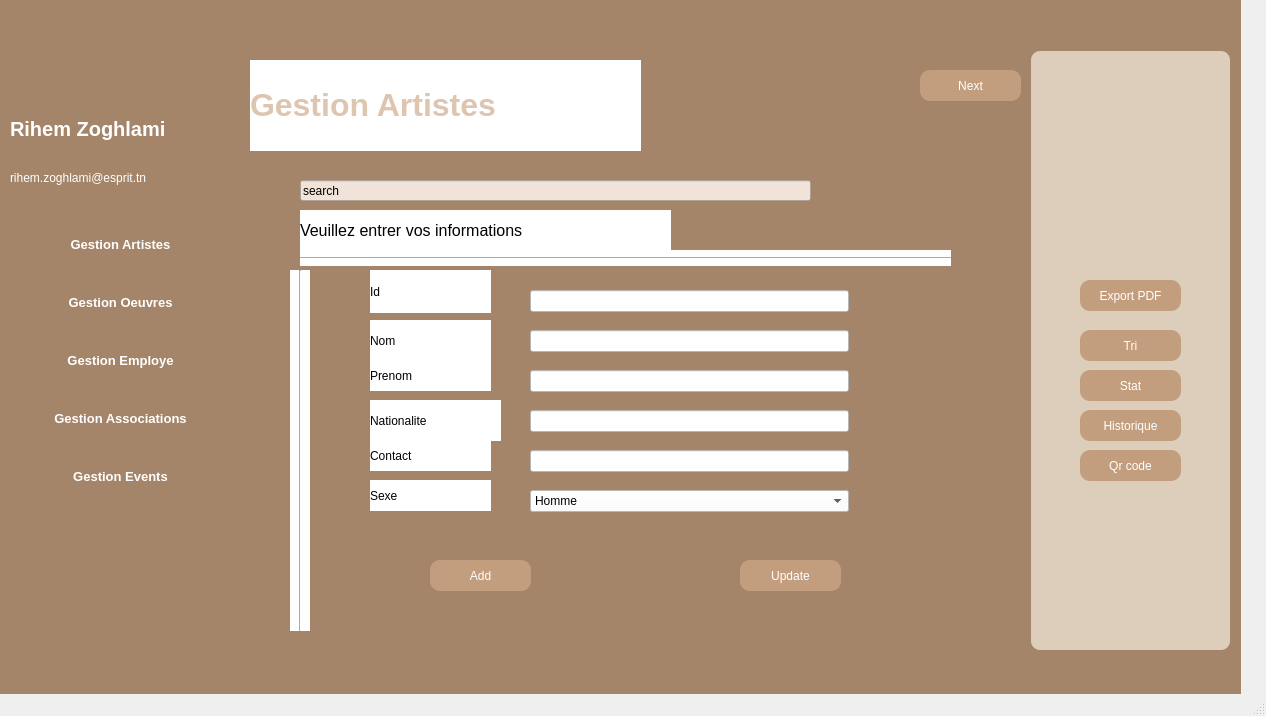
<?xml version="1.0" encoding="UTF-8"?>
<ui version="4.0">
 <class>MainWindow</class>
 <widget class="QMainWindow" name="MainWindow">
  <property name="geometry">
   <rect>
    <x>0</x>
    <y>0</y>
    <width>1266</width>
    <height>716</height>
   </rect>
  </property>
  <property name="windowTitle">
   <string>MainWindow</string>
  </property>
  <widget class="QWidget" name="centralwidget">
   <widget class="QWidget" name="widget" native="true">
    <property name="geometry">
     <rect>
      <x>0</x>
      <y>0</y>
      <width>1241</width>
      <height>711</height>
     </rect>
    </property>
    <property name="styleSheet">
     <string notr="true">background-color: rgb(164, 133, 105);</string>
    </property>
    <widget class="QStackedWidget" name="stackedWidget">
     <property name="geometry">
      <rect>
       <x>230</x>
       <y>50</y>
       <width>801</width>
       <height>601</height>
      </rect>
     </property>
     <property name="minimumSize">
      <size>
       <width>100</width>
       <height>0</height>
      </size>
     </property>
     <property name="styleSheet">
      <string notr="true">QStackedWidget &gt; QWidget {
    background-color: #FFFFFF; /* Couleur de fond blanche */
    border-radius: 10px; /* Bordures arrondies */
    border: 2px solid #CCCCCC; /* Bordure grise */
    box-shadow: 2px 2px 5px rgba(0, 0, 0, 0.1); /* Ombre douce */
}
</string>
     </property>
     <property name="currentIndex">
      <number>0</number>
     </property>
     <widget class="QWidget" name="page">
      <widget class="Line" name="line">
       <property name="geometry">
        <rect>
         <x>70</x>
         <y>200</y>
         <width>651</width>
         <height>16</height>
        </rect>
       </property>
       <property name="styleSheet">
        <string notr="true">background-color: rgb(255, 255, 255);</string>
       </property>
       <property name="orientation">
        <enum>Qt::Horizontal</enum>
       </property>
      </widget>
      <widget class="Line" name="line_2">
       <property name="geometry">
        <rect>
         <x>60</x>
         <y>220</y>
         <width>20</width>
         <height>361</height>
        </rect>
       </property>
       <property name="styleSheet">
        <string notr="true">background-color: rgb(255, 255, 255);</string>
       </property>
       <property name="orientation">
        <enum>Qt::Vertical</enum>
       </property>
      </widget>
      <widget class="QLabel" name="label_4">
       <property name="geometry">
        <rect>
         <x>70</x>
         <y>160</y>
         <width>371</width>
         <height>41</height>
        </rect>
       </property>
       <property name="styleSheet">
        <string notr="true">background-color: rgb(255, 255, 255);</string>
       </property>
       <property name="text">
        <string>&lt;html&gt;&lt;head/&gt;&lt;body&gt;&lt;p&gt;&lt;span style=&quot; font-size:12pt;&quot;&gt;Veuillez entrer vos informations&lt;/span&gt;&lt;/p&gt;&lt;/body&gt;&lt;/html&gt;</string>
       </property>
      </widget>
      <widget class="QLabel" name="label_6">
       <property name="geometry">
        <rect>
         <x>20</x>
         <y>10</y>
         <width>391</width>
         <height>91</height>
        </rect>
       </property>
       <property name="font">
        <font>
         <pointsize>14</pointsize>
         <weight>75</weight>
         <bold>true</bold>
        </font>
       </property>
       <property name="styleSheet">
        <string notr="true">background-color: rgb(255, 255, 255);</string>
       </property>
       <property name="text">
        <string>&lt;html&gt;&lt;head/&gt;&lt;body&gt;&lt;p&gt;&lt;span style=&quot; font-size:24pt; color:#ddc5b0;&quot;&gt;Gestion Artistes&lt;/span&gt;&lt;/p&gt;&lt;/body&gt;&lt;/html&gt;</string>
       </property>
      </widget>
      <widget class="QLineEdit" name="search_1">
       <property name="geometry">
        <rect>
         <x>70</x>
         <y>130</y>
         <width>511</width>
         <height>21</height>
        </rect>
       </property>
       <property name="styleSheet">
        <string notr="true">background-color: rgb(241, 227, 215);</string>
       </property>
       <property name="text">
        <string>search</string>
       </property>
      </widget>
      <widget class="QPushButton" name="add_r">
       <property name="geometry">
        <rect>
         <x>200</x>
         <y>510</y>
         <width>101</width>
         <height>31</height>
        </rect>
       </property>
       <property name="styleSheet">
        <string notr="true">QPushButton
{
border-radius:10px;
background-color:#C29E7E;
color:white;
}
QPushButton:pressed{
padding-left:5px;
padding-top:5px;
background-color: #C29E7E;


}</string>
       </property>
       <property name="text">
        <string>Add</string>
       </property>
      </widget>
      <widget class="QPushButton" name="update_r">
       <property name="geometry">
        <rect>
         <x>510</x>
         <y>510</y>
         <width>101</width>
         <height>31</height>
        </rect>
       </property>
       <property name="styleSheet">
        <string notr="true">QPushButton
{
border-radius:10px;
background-color:#C29E7E;
color:white;
}
QPushButton:pressed{
padding-left:5px;
padding-top:5px;
background-color: #C29E7E;


}</string>
       </property>
       <property name="text">
        <string>Update</string>
       </property>
      </widget>
      <widget class="QPushButton" name="next_r">
       <property name="geometry">
        <rect>
         <x>690</x>
         <y>20</y>
         <width>101</width>
         <height>31</height>
        </rect>
       </property>
       <property name="styleSheet">
        <string notr="true">QPushButton
{
border-radius:10px;
background-color:#C29E7E;
color:white;
}
QPushButton:pressed{
padding-left:5px;
padding-top:5px;
background-color: #C29E7E;


}</string>
       </property>
       <property name="text">
        <string>Next</string>
       </property>
      </widget>
      <widget class="QLineEdit" name="Id_r">
       <property name="geometry">
        <rect>
         <x>300</x>
         <y>240</y>
         <width>319</width>
         <height>22</height>
        </rect>
       </property>
       <property name="styleSheet">
        <string notr="true">background-color: rgb(255, 255, 255);</string>
       </property>
      </widget>
      <widget class="QLineEdit" name="nom_r">
       <property name="geometry">
        <rect>
         <x>300</x>
         <y>280</y>
         <width>319</width>
         <height>22</height>
        </rect>
       </property>
       <property name="styleSheet">
        <string notr="true">background-color: rgb(255, 255, 255);</string>
       </property>
      </widget>
      <widget class="QLineEdit" name="prenom_r">
       <property name="geometry">
        <rect>
         <x>300</x>
         <y>320</y>
         <width>319</width>
         <height>22</height>
        </rect>
       </property>
       <property name="styleSheet">
        <string notr="true">background-color: rgb(255, 255, 255);</string>
       </property>
      </widget>
      <widget class="QLineEdit" name="nationalite_r">
       <property name="geometry">
        <rect>
         <x>300</x>
         <y>360</y>
         <width>319</width>
         <height>22</height>
        </rect>
       </property>
       <property name="styleSheet">
        <string notr="true">background-color: rgb(255, 255, 255);</string>
       </property>
      </widget>
      <widget class="QLineEdit" name="contact_r">
       <property name="geometry">
        <rect>
         <x>300</x>
         <y>400</y>
         <width>319</width>
         <height>22</height>
        </rect>
       </property>
       <property name="styleSheet">
        <string notr="true">background-color: rgb(255, 255, 255);</string>
       </property>
      </widget>
      <widget class="QComboBox" name="sexe_r">
       <property name="geometry">
        <rect>
         <x>300</x>
         <y>440</y>
         <width>319</width>
         <height>22</height>
        </rect>
       </property>
       <property name="styleSheet">
        <string notr="true">background-color: rgb(255, 255, 255);</string>
       </property>
       <item>
        <property name="text">
         <string>Homme</string>
        </property>
       </item>
       <item>
        <property name="text">
         <string>Femme</string>
        </property>
       </item>
      </widget>
      <widget class="QLabel" name="label_7">
       <property name="geometry">
        <rect>
         <x>140</x>
         <y>220</y>
         <width>121</width>
         <height>43</height>
        </rect>
       </property>
       <property name="minimumSize">
        <size>
         <width>13</width>
         <height>13</height>
        </size>
       </property>
       <property name="sizeIncrement">
        <size>
         <width>12</width>
         <height>50</height>
        </size>
       </property>
       <property name="styleSheet">
        <string notr="true">background-color: rgb(255, 255, 255);
font: 14pt &quot;MS Shell Dlg 2&quot;;</string>
       </property>
       <property name="text">
        <string>Id</string>
       </property>
      </widget>
      <widget class="QLabel" name="label_8">
       <property name="geometry">
        <rect>
         <x>140</x>
         <y>270</y>
         <width>121</width>
         <height>41</height>
        </rect>
       </property>
       <property name="styleSheet">
        <string notr="true">background-color: rgb(255, 255, 255);
font: 14pt &quot;MS Shell Dlg 2&quot;;</string>
       </property>
       <property name="text">
        <string>Nom</string>
       </property>
      </widget>
      <widget class="QLabel" name="label_9">
       <property name="geometry">
        <rect>
         <x>140</x>
         <y>310</y>
         <width>121</width>
         <height>31</height>
        </rect>
       </property>
       <property name="styleSheet">
        <string notr="true">background-color: rgb(255, 255, 255);
font: 14pt &quot;MS Shell Dlg 2&quot;;</string>
       </property>
       <property name="text">
        <string>Prenom</string>
       </property>
      </widget>
      <widget class="QLabel" name="label_10">
       <property name="geometry">
        <rect>
         <x>140</x>
         <y>350</y>
         <width>131</width>
         <height>41</height>
        </rect>
       </property>
       <property name="styleSheet">
        <string notr="true">background-color: rgb(255, 255, 255);
font: 14pt &quot;MS Shell Dlg 2&quot;;</string>
       </property>
       <property name="text">
        <string>Nationalite</string>
       </property>
      </widget>
      <widget class="QLabel" name="label_12">
       <property name="geometry">
        <rect>
         <x>140</x>
         <y>390</y>
         <width>121</width>
         <height>31</height>
        </rect>
       </property>
       <property name="styleSheet">
        <string notr="true">background-color: rgb(255, 255, 255);
font: 14pt &quot;MS Shell Dlg 2&quot;;</string>
       </property>
       <property name="text">
        <string>Contact</string>
       </property>
      </widget>
      <widget class="QLabel" name="label_11">
       <property name="geometry">
        <rect>
         <x>140</x>
         <y>430</y>
         <width>121</width>
         <height>31</height>
        </rect>
       </property>
       <property name="styleSheet">
        <string notr="true">background-color: rgb(255, 255, 255);
font: 14pt &quot;MS Shell Dlg 2&quot;;</string>
       </property>
       <property name="text">
        <string>Sexe</string>
       </property>
      </widget>
     </widget>
     <widget class="QWidget" name="page_2">
      <widget class="QLabel" name="label_5">
       <property name="geometry">
        <rect>
         <x>20</x>
         <y>10</y>
         <width>401</width>
         <height>91</height>
        </rect>
       </property>
       <property name="font">
        <font>
         <pointsize>14</pointsize>
         <weight>75</weight>
         <bold>true</bold>
        </font>
       </property>
       <property name="styleSheet">
        <string notr="true">background-color: rgb(255, 255, 255);</string>
       </property>
       <property name="text">
        <string>&lt;html&gt;&lt;head/&gt;&lt;body&gt;&lt;p&gt;&lt;span style=&quot; font-size:24pt; color:#ddc5b0;&quot;&gt;Gestion Artistes&lt;/span&gt;&lt;/p&gt;&lt;/body&gt;&lt;/html&gt;</string>
       </property>
      </widget>
      <widget class="QLabel" name="label">
       <property name="geometry">
        <rect>
         <x>50</x>
         <y>150</y>
         <width>301</width>
         <height>51</height>
        </rect>
       </property>
       <property name="styleSheet">
        <string notr="true">background-color: rgb(255, 255, 255);</string>
       </property>
       <property name="text">
        <string>&lt;html&gt;&lt;head/&gt;&lt;body&gt;&lt;p&gt;&lt;span style=&quot; font-size:18pt; color:#000000;&quot;&gt;Liste des Artistes&lt;/span&gt;&lt;/p&gt;&lt;/body&gt;&lt;/html&gt;</string>
       </property>
      </widget>
      <widget class="Line" name="line_3">
       <property name="geometry">
        <rect>
         <x>50</x>
         <y>200</y>
         <width>711</width>
         <height>16</height>
        </rect>
       </property>
       <property name="styleSheet">
        <string notr="true">background-color: rgb(255, 255, 255);</string>
       </property>
       <property name="orientation">
        <enum>Qt::Horizontal</enum>
       </property>
      </widget>
      <widget class="Line" name="line_4">
       <property name="geometry">
        <rect>
         <x>40</x>
         <y>220</y>
         <width>20</width>
         <height>311</height>
        </rect>
       </property>
       <property name="styleSheet">
        <string notr="true">background-color: rgb(255, 255, 255);</string>
       </property>
       <property name="orientation">
        <enum>Qt::Vertical</enum>
       </property>
      </widget>
      <widget class="QTableView" name="tableArtiste">
       <property name="geometry">
        <rect>
         <x>60</x>
         <y>220</y>
         <width>701</width>
         <height>311</height>
        </rect>
       </property>
       <property name="styleSheet">
        <string notr="true">background-color: rgb(241, 227, 215);</string>
       </property>
      </widget>
      <widget class="QLineEdit" name="search_2">
       <property name="geometry">
        <rect>
         <x>50</x>
         <y>120</y>
         <width>541</width>
         <height>21</height>
        </rect>
       </property>
       <property name="styleSheet">
        <string notr="true">background-color: rgb(241, 227, 215);</string>
       </property>
       <property name="text">
        <string>search</string>
       </property>
      </widget>
      <widget class="QPushButton" name="back_r">
       <property name="geometry">
        <rect>
         <x>690</x>
         <y>20</y>
         <width>101</width>
         <height>31</height>
        </rect>
       </property>
       <property name="styleSheet">
        <string notr="true">QPushButton
{
border-radius:10px;
background-color:#C29E7E;
color:white;
}
QPushButton:pressed{
padding-left:5px;
padding-top:5px;
background-color: #C29E7E;


}</string>
       </property>
       <property name="text">
        <string>Back</string>
       </property>
      </widget>
      <widget class="QPushButton" name="delete_r">
       <property name="geometry">
        <rect>
         <x>520</x>
         <y>540</y>
         <width>158</width>
         <height>41</height>
        </rect>
       </property>
       <property name="styleSheet">
        <string notr="true">QPushButton
{
border-radius:10px;
background-color:#C29E7E;
color:white;
}
QPushButton:pressed{
padding-left:5px;
padding-top:5px;
background-color: #C29E7E;


}</string>
       </property>
       <property name="text">
        <string>Delete</string>
       </property>
      </widget>
      <widget class="QLineEdit" name="artistesup">
       <property name="geometry">
        <rect>
         <x>140</x>
         <y>550</y>
         <width>361</width>
         <height>22</height>
        </rect>
       </property>
       <property name="styleSheet">
        <string notr="true">background-color: rgb(255, 255, 255);</string>
       </property>
      </widget>
     </widget>
    </widget>
    <widget class="QWidget" name="widget_2" native="true">
     <property name="geometry">
      <rect>
       <x>1030</x>
       <y>50</y>
       <width>201</width>
       <height>601</height>
      </rect>
     </property>
     <property name="styleSheet">
      <string notr="true">/* Style pour la widget 2 */
QWidget#widget_2 {
    background-color: rgb(221, 205, 187); /* Couleur de fond de la widget 2 */
    border-radius: 10px; /* Bordures arrondies */
    border: 2px solid transparent; /* Bordure transparente */
    padding: 10px; /* Marge intérieure */
}
</string>
     </property>
     <widget class="QPushButton" name="pdf_r">
      <property name="geometry">
       <rect>
        <x>50</x>
        <y>230</y>
        <width>101</width>
        <height>31</height>
       </rect>
      </property>
      <property name="styleSheet">
       <string notr="true">QPushButton
{
border-radius:10px;
background-color:#C29E7E;
color:white;
}
QPushButton:pressed{
padding-left:5px;
padding-top:5px;
background-color: #C29E7E;


}</string>
      </property>
      <property name="text">
       <string>Export PDF</string>
      </property>
     </widget>
     <widget class="QPushButton" name="stat_r">
      <property name="geometry">
       <rect>
        <x>50</x>
        <y>320</y>
        <width>101</width>
        <height>31</height>
       </rect>
      </property>
      <property name="styleSheet">
       <string notr="true">QPushButton
{
border-radius:10px;
background-color:#C29E7E;
color:white;
}
QPushButton:pressed{
padding-left:5px;
padding-top:5px;
background-color: #C29E7E;


}</string>
      </property>
      <property name="text">
       <string>Stat</string>
      </property>
     </widget>
     <widget class="QPushButton" name="tri_r">
      <property name="geometry">
       <rect>
        <x>50</x>
        <y>280</y>
        <width>101</width>
        <height>31</height>
       </rect>
      </property>
      <property name="styleSheet">
       <string notr="true">QPushButton
{
border-radius:10px;
background-color:#C29E7E;
color:white;
}
QPushButton:pressed{
padding-left:5px;
padding-top:5px;
background-color: #C29E7E;


}</string>
      </property>
      <property name="text">
       <string>Tri</string>
      </property>
     </widget>
     <widget class="QPushButton" name="historique_r">
      <property name="geometry">
       <rect>
        <x>50</x>
        <y>360</y>
        <width>101</width>
        <height>31</height>
       </rect>
      </property>
      <property name="styleSheet">
       <string notr="true">QPushButton
{
border-radius:10px;
background-color:#C29E7E;
color:white;
}
QPushButton:pressed{
padding-left:5px;
padding-top:5px;
background-color: #C29E7E;


}</string>
      </property>
      <property name="text">
       <string>Historique</string>
      </property>
     </widget>
     <widget class="QPushButton" name="qrcode">
      <property name="geometry">
       <rect>
        <x>50</x>
        <y>400</y>
        <width>101</width>
        <height>31</height>
       </rect>
      </property>
      <property name="styleSheet">
       <string notr="true">QPushButton
{
border-radius:10px;
background-color:#C29E7E;
color:white;
}
QPushButton:pressed{
padding-left:5px;
padding-top:5px;
background-color: #C29E7E;


}</string>
      </property>
      <property name="text">
       <string>Qr code</string>
      </property>
     </widget>
    </widget>
    <widget class="QLabel" name="label_3">
     <property name="geometry">
      <rect>
       <x>10</x>
       <y>160</y>
       <width>211</width>
       <height>36</height>
      </rect>
     </property>
     <property name="font">
      <font>
       <pointsize>9</pointsize>
      </font>
     </property>
     <property name="styleSheet">
      <string notr="true">color: rgb(255, 255, 255);
</string>
     </property>
     <property name="text">
      <string>rihem.zoghlami@esprit.tn</string>
     </property>
    </widget>
    <widget class="QLabel" name="label_2">
     <property name="geometry">
      <rect>
       <x>10</x>
       <y>90</y>
       <width>205</width>
       <height>78</height>
      </rect>
     </property>
     <property name="font">
      <font>
       <pointsize>15</pointsize>
       <weight>75</weight>
       <bold>true</bold>
      </font>
     </property>
     <property name="styleSheet">
      <string notr="true">color: rgb(255, 255, 255);</string>
     </property>
     <property name="text">
      <string>Rihem Zoghlami</string>
     </property>
    </widget>
    <widget class="QWidget" name="verticalLayoutWidget_2">
     <property name="geometry">
      <rect>
       <x>10</x>
       <y>200</y>
       <width>221</width>
       <height>321</height>
      </rect>
     </property>
     <layout class="QVBoxLayout" name="verticalLayout_2">
      <item>
       <widget class="QPushButton" name="art">
        <property name="font">
         <font>
          <pointsize>10</pointsize>
          <weight>75</weight>
          <bold>true</bold>
         </font>
        </property>
        <property name="styleSheet">
         <string notr="true">QPushButton
{
border-radius:10px;
background-color:#A48569;
color:white;
}
QPushButton:pressed{
padding-left:5px;
padding-top:5px;
background-color: #C29E7E;


}</string>
        </property>
        <property name="text">
         <string>Gestion Artistes</string>
        </property>
       </widget>
      </item>
      <item>
       <widget class="QPushButton" name="pushButton_3">
        <property name="font">
         <font>
          <pointsize>10</pointsize>
          <weight>75</weight>
          <bold>true</bold>
         </font>
        </property>
        <property name="styleSheet">
         <string notr="true">QPushButton
{
border-radius:10px;
background-color:#A48569;
color:white;
}
QPushButton:pressed{
padding-left:5px;
padding-top:5px;
background-color: #C29E7E;


}</string>
        </property>
        <property name="text">
         <string>Gestion Oeuvres</string>
        </property>
       </widget>
      </item>
      <item>
       <widget class="QPushButton" name="pushButton">
        <property name="font">
         <font>
          <pointsize>10</pointsize>
          <weight>75</weight>
          <bold>true</bold>
         </font>
        </property>
        <property name="styleSheet">
         <string notr="true">QPushButton
{
border-radius:10px;
background-color:#A48569;
color:white;
}
QPushButton:pressed{
padding-left:5px;
padding-top:5px;
background-color: #C29E7E;


}</string>
        </property>
        <property name="text">
         <string>Gestion Employe</string>
        </property>
       </widget>
      </item>
      <item>
       <widget class="QPushButton" name="pushButton_4">
        <property name="font">
         <font>
          <pointsize>10</pointsize>
          <weight>75</weight>
          <bold>true</bold>
         </font>
        </property>
        <property name="styleSheet">
         <string notr="true">QPushButton
{
border-radius:10px;
background-color:#A48569;
color:white;
}
QPushButton:pressed{
padding-left:5px;
padding-top:5px;
background-color: #C29E7E;


}</string>
        </property>
        <property name="text">
         <string>Gestion Associations</string>
        </property>
       </widget>
      </item>
      <item>
       <widget class="QPushButton" name="pushButton_5">
        <property name="font">
         <font>
          <pointsize>10</pointsize>
          <weight>75</weight>
          <bold>true</bold>
         </font>
        </property>
        <property name="styleSheet">
         <string notr="true">QPushButton
{
border-radius:10px;
background-color:#A48569;
color:white;
}
QPushButton:pressed{
padding-left:5px;
padding-top:5px;
background-color: #C29E7E;


}</string>
        </property>
        <property name="text">
         <string>Gestion Events</string>
        </property>
       </widget>
      </item>
     </layout>
    </widget>
   </widget>
  </widget>
  <widget class="QMenuBar" name="menubar">
   <property name="geometry">
    <rect>
     <x>0</x>
     <y>0</y>
     <width>1266</width>
     <height>30</height>
    </rect>
   </property>
  </widget>
  <widget class="QStatusBar" name="statusbar"/>
 </widget>
 <resources/>
 <connections/>
</ui>
